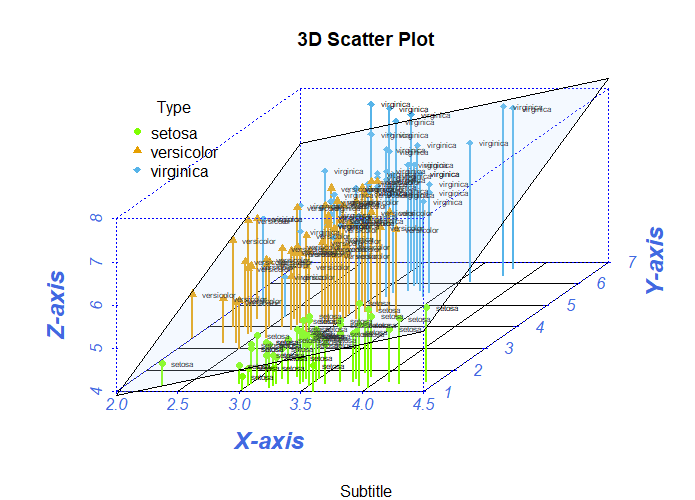

Here is the R script that generated this plot:
# R version 3.6.1

#Install Scatterplot3D
install.packages("scatterplot3d") 

# Call Library
library("scatterplot3d")

# For Colors Visit http://www.stat.columbia.edu/~tzheng/files/Rcolor.pdf
colors <- c("chartreuse", "#E69F00", "#56B4E9")

# Lets Import Data (You can import your csv after saving it from Excel)
imported_data <- read.csv("IRIS.csv", header = TRUE)

# Iris dataset
z <- imported_data$Sepal.Length
x <- imported_data$Sepal.Width
y <- imported_data$Petal.Length

# For coloring according to the Grouping 
grps<- as.factor(imported_data[,5])
# For Different shapes for different values in Specieis column in imported_data
shapes<- c(16,17,18)
shapes<- shapes[as.numeric(imported_data$Species)]
shapes

# Make Sctterplot
S3D <- scatterplot3d(x, y, z,
                     main="3D Scatter Plot",
                     sub="Subtitle",
                     xlab="X-axis", 
                     ylab="Y-axis", 
                     zlab="Z-axis",
                     #highlight.3d=TRUE, 
                     col.axis="blue",
                     col.grid="lightblue",
                     col.lab="royalblue",
                     cex.axis =1, 
                     cex.lab=1,
                     font.axis=2 , 
                     font.lab=1,
                     lty.axis=2, 
                     lty.grid=2,
                     color=colors[grps],     # Will be ignored if highlight.3d = TRUE
                     pch=shapes,
                     xlim=c(-1,2), 
                     ylim=c(-1,2),
                     zlim=c(-9, 10),
                     type="h",
                     scale.y,
                     grid=TRUE, 
                     box=FALSE,
                     angle = 45,
                     axis=TRUE,                              
                     tick.marks=TRUE,         # only if axis = TRUE
                     label.tick.marks=TRUE,
                     lwd=1,
                     mar= c(5,5,4,3)
)

# Add labels to the points (OPTIONAL)
S3D.coords <- S3D$xyz.convert(x, y, z)
text(S3D.coords$x, S3D.coords$y,                # x and y coordinates
     labels=iris$Species,                       # text on plot
     cex=.5, pos=4)                                        

# add the legend (OPTIONAL)
legend("topleft",                               # topleft, right, bottom
       inset=.05,
       legend = levels(iris$Species),
       bty="n", cex=1,                          # suppress legend box, shrink text 50%
       pch = c(16, 17, 18),
       col =  colors, 
       title="Type",
       xpd = TRUE,
       c("Sepal.Width", "Petal.Length", "Sepal.Length"), 
       #fill=colors, 
       horiz = FALSE
)

# Add regression plane (OPTIONAL)
lm <- lm(z ~ x + y)
S3D$plane3d(lm, draw_polygon = TRUE, draw_lines = FALSE, 
            polygon_args = list(col = adjustcolor( "slategray1", alpha.f = 0.2)),lty= "dotted" , lwd=0.7)
